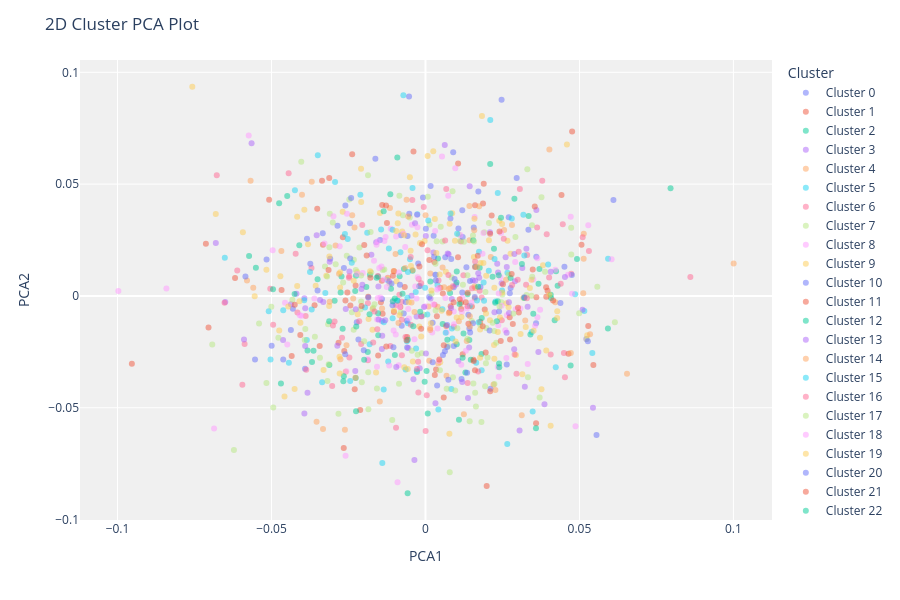

This figure's notebook cell:
### Code cell
hc = create_model('kmeans', num_clusters=100)
plot_model(hc)
